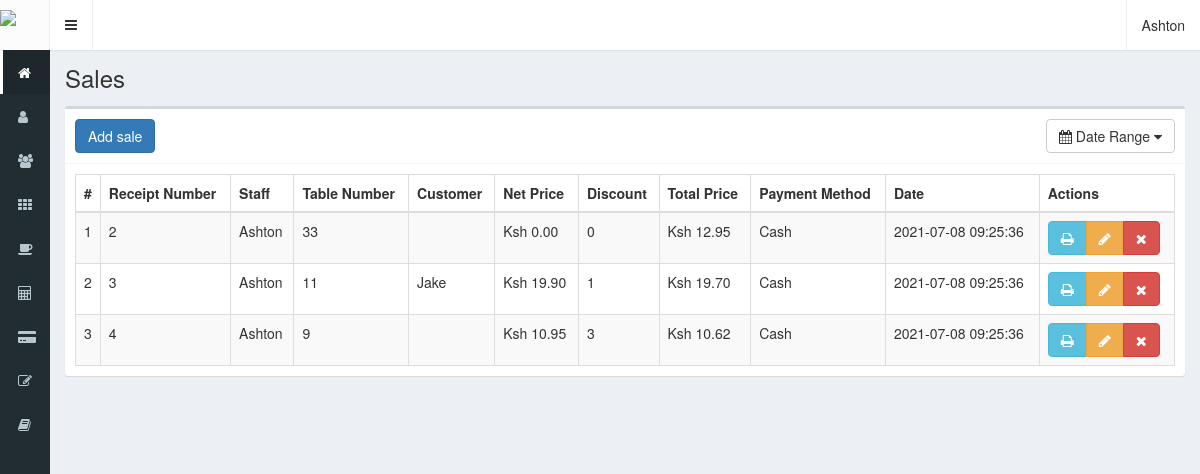
The app's page /sales (signed in) with its own data.
### tables this page shows
CREATE TABLE `sales` (
  `id` int NOT NULL,
  `code` int NOT NULL,
  `idSeller` int NOT NULL,
  `tableNo` int NOT NULL,
  `idCustomer` int NOT NULL,
  `products` text NOT NULL,
  `netPrice` float NOT NULL,
  `discount` int NOT NULL,
  `totalPrice` float NOT NULL,
  `paymentMethod` text NOT NULL,
  `saledate` timestamp NOT NULL DEFAULT CURRENT_TIMESTAMP ON UPDATE CURRENT_TIMESTAMP
);

CREATE TABLE `users` (
  `id` int NOT NULL,
  `name` text NOT NULL,
  `user` text NOT NULL,
  `password` text NOT NULL,
  `profile` text NOT NULL,
  `status` int NOT NULL,
  `lastLogin` datetime NOT NULL,
  `date` timestamp NOT NULL DEFAULT CURRENT_TIMESTAMP ON UPDATE CURRENT_TIMESTAMP
);

CREATE TABLE `customers` (
  `id` int NOT NULL,
  `name` text NOT NULL,
  `idNumber` bigint NOT NULL,
  `address` text NOT NULL,
  `email` text NOT NULL,
  `mobile` text NOT NULL,
  `dob` date DEFAULT NULL,
  `discount` int NOT NULL,
  `purchases` int DEFAULT NULL,
  `lastPurchase` timestamp NULL DEFAULT CURRENT_TIMESTAMP,
  `registerDate` timestamp NOT NULL DEFAULT CURRENT_TIMESTAMP
);

### controllers/template.controller.php (called while the page is built)
<?php
class TemplateController {
	public function TemplatesController(){
		include "views/template.php";
	}
}

### index.php (called while the page is built, shortened)
<?php
require_once "controllers/template.controller.php";
require_once "controllers/sales.controller.php";
require_once "controllers/users.controller.php";
require_once "controllers/customers.controller.php";
require_once "controllers/opentables.controller.php";
require_once "models/sales.model.php";
require_once "models/users.model.php";
require_once "models/customer.model.php";
$template = new TemplateController();
$template -> TemplatesController();

### controllers/sales.controller.php (called while the page is built, shortened)
<?php
class SalesController{
	public static function salesDatesRangeController($initialDate, $finalDate){
		$table = "sales";
		$answer = ModelSales::DatesRangeModel($table, $initialDate, $finalDate);
		return $answer;
	}
}

### models/connection.php (called while the page is built)
<?php
class Connection{
	public static function connect(){
		$link = new PDO("mysql:host=localhost;dbname=restaurantpos", "root", "");
        $link->setAttribute(PDO::ATTR_ERRMODE, PDO::ERRMODE_EXCEPTION);
		$link -> exec("set names utf8");
		return $link;
	}
}

### models/sales.model.php (called while the page is built, shortened)
<?php
require_once 'connection.php';
class ModelSales{
	public static function DatesRangeModel($table, $initialDate, $finalDate){
		if($initialDate == null){
			$stmt = Connection::connect()->prepare("SELECT * FROM $table ORDER BY id ASC");
			$stmt -> execute();
			return $stmt -> fetchAll();
		}else if($initialDate == $finalDate){
			$stmt = Connection::connect()->prepare("SELECT * FROM $table WHERE saledate like '%$finalDate%'");
			$stmt -> bindParam(":saledate", $finalDate, PDO::PARAM_STR);
			$stmt -> execute();
			return $stmt -> fetchAll();
		}
	}
}

### controllers/users.controller.php (called while the page is built, shortened)
<?php
class UserController{
	public static function ShowUsersController($item, $value){
		$table = "users";
		$answer = UserModel::ShowUsersModel($table, $item, $value);
		return $answer;
	}
}

### models/users.model.php (called while the page is built, shortened)
<?php
require_once "connection.php";
class UserModel{
	public static function ShowUsersModel($table, $item, $value){
		if($item != null){
			$stmt = Connection::connect()->prepare("SELECT * FROM $table WHERE $item = :$item");
			$stmt -> bindParam(":".$item, $value, PDO::PARAM_STR);
			$stmt -> execute();
			return $stmt -> fetch();
		}else{
			$stmt = Connection::connect()->prepare("SELECT * FROM $table");
			$stmt -> execute();
			return $stmt -> fetchAll();
		}
	}
}

### controllers/customers.controller.php (called while the page is built, shortened)
<?php
class CustomerController{
    public static function ShowCustomerController($item, $value){
		$table = "customers";
		$answer = CustomersModel::ShowCustomersModel($table, $item, $value);
		return $answer;
	}
}

### models/customer.model.php (called while the page is built, shortened)
<?php
require_once "connection.php";
class CustomersModel{
    public static function ShowCustomersModel($table, $item, $value){
		if($item != null){
			$stmt = Connection::connect()->prepare("SELECT * FROM $table WHERE $item = :$item");
			$stmt -> bindParam(":".$item, $value, PDO::PARAM_STR);
			$stmt -> execute();
			return $stmt -> fetch();
		}else{
			$stmt = Connection::connect()->prepare("SELECT * FROM $table");
			$stmt -> execute();
			return $stmt -> fetchAll();
		}
    }
}

### views/modules/sales.php (the view, shortened to what this page needs)
<div class="content-wrapper">
  <section class="content-header">
    <h1>
      Sales
    </h1>
  </section>
  <section class="content">
    <div class="box">
      <div class="box-header with-border">
        <a href="till">
          <button class="btn btn-primary" >
            Add sale
          </button>
        </a>
        <button type="button" class="btn btn-default pull-right" id="daterange-btn">
            <span>
              <i class="fa fa-calendar"></i> Date Range
            </span>
            <i class="fa fa-caret-down"></i>
        </button>
      </div>
      <div class="box-body">
        <table class="table table-bordered table-striped dt-responsive tables" width="100%">
          <thead>
           <tr>
             <th style="width:10px">#</th>
             <th>Receipt Number</th>
             <th>Staff</th>
             <th>Table Number</th>
             <th>Customer</th>
             <th>Net Price</th>
             <th>Discount</th>
             <th>Total Price</th>
             <th>Payment Method</th>
             <th>Date</th>
             <th>Actions</th>
           </tr>
          </thead>
          <tbody>
          <?php
          if(isset($_GET["initialDate"])){
            $initialDate = $_GET["initialDate"];
            $finalDate = $_GET["finalDate"];
          }else{
            $initialDate = null;
            $finalDate = null;
          }
          $answer = SalesController::salesDatesRangeController($initialDate, $finalDate);
            foreach ($answer as $key => $value) {
                  echo '<td>'.($key+1).'</td>
                  <td>'.$value["code"].'</td>';
                  $itemUser = "id";
                  $valueUser = $value["idSeller"];
                  $userAnswer = UserController::ShowUsersController($itemUser, $valueUser);
                  echo '<td>'.$userAnswer["name"].'</td>
                  <td>'.$value["tableNo"].'</td>';
                  $itemCustomer = "idNumber";
                  $valueCustomer = $value["idCustomer"];
                  $customerAnswer = CustomerController::ShowCustomerController($itemCustomer, $valueCustomer);
                  echo '<td>'.$customerAnswer["name"].'</td>
                  <td>Ksh '.number_format($value["netPrice"],2).'</td>
                  <td>'.$value["discount"].'</td>
                  <td>Ksh '.number_format($value["totalPrice"],2).'</td>
                  <td>'.$value["paymentMethod"].'</td>
                  <td>'.$value["saledate"].'</td>
                  <td>
                    <div class="btn-group">
                      <div class="btn-group">
                        <button class="btn btn-info btnPrintBill" saleCode="'.$value["code"].'">
                          <i class="fa fa-print"></i>
                        </button>
                        <button class="btn btn-warning btnReopenSale" idSale="'.$value["id"].'"><i class="fa fa-pencil"></i></button>';
                        if ($_SESSION["profile"] == "administrator") {
                        echo '<button class="btn btn-danger btnDeleteSale" idSale="'.$value["id"].'"><i class="fa fa-times"></i></button>';
                        }
                        echo '</div>
                      </td>
                    </tr>';
                    }
                  ?>
                </tbody>
              </table>
      </div>
    </div>
  </section>
</div>

### records on screen
sales: code "2", users.name "Ashton", tableNo "33", netPrice "0.00", discount "0", totalPrice "12.95", paymentMethod "Cash", saledate "2021-07-08 09:25:36"
sales: code "3", users.name "Ashton", tableNo "11", customers.name "Jake", netPrice "19.90", discount "1", totalPrice "19.70", paymentMethod "Cash", saledate "2021-07-08 09:25:36"
sales: code "4", users.name "Ashton", tableNo "9", netPrice "10.95", discount "3", totalPrice "10.62", paymentMethod "Cash", saledate "2021-07-08 09:25:36"

### other values on screen
$_SESSION["name"] "Ashton"
